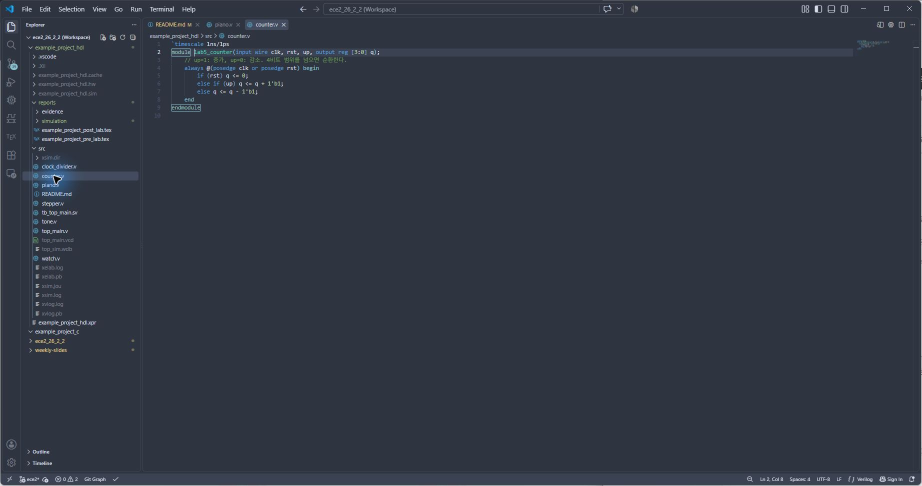
#> input picture example/fpga_projects_hdl/example_project_hdl/reports/evidence/exp16-source.png, 1843 x 971 px (shown at 1/2 size); its folder holds 4 pictures in this run
$ python prepare_evidence.py
#> lines starting #> are read from the running program, lines starting #| are printed output that depends on the picture; pictures that were not available may be replaced by others from this repository, and a replacement may not be noted
"""Crop real VS Code captures for print; keep the unmodified captures beside them."""
from pathlib import Path
from PIL import Image

root = Path(__file__).resolve().parent / 'evidence'
# Keep the editor breadcrumb and the relevant source lines. No pixels are redrawn.
bottom = {16:285, 17:560, 18:410, 19:610, 20:490, 21:585}
for n in range(16, 22):
    with Image.open(root / f'exp{n}-source.png') as im:
#> im is the input picture: PIL image 1843x971 RGB; mean R, G, B 48.1, 54.3, 66.5
        print(n, im.size)
#| 16 (1843, 971)
        im.crop((285, 62, 1120, bottom[n])).save(root / f'exp{n}-source-print.png')
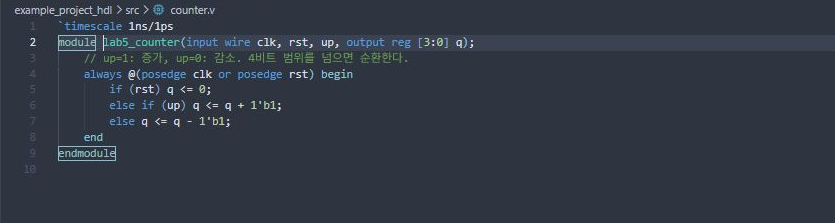
#> saved as exp16-source-print.png: PIL image 835x223 RGB; mean R, G, B 49, 55.9, 68.1
    with Image.open(root / f'exp{n}-wave.png') as im:
        im.crop((285, 62, 1835, 540)).save(root / f'exp{n}-wave-print.png')
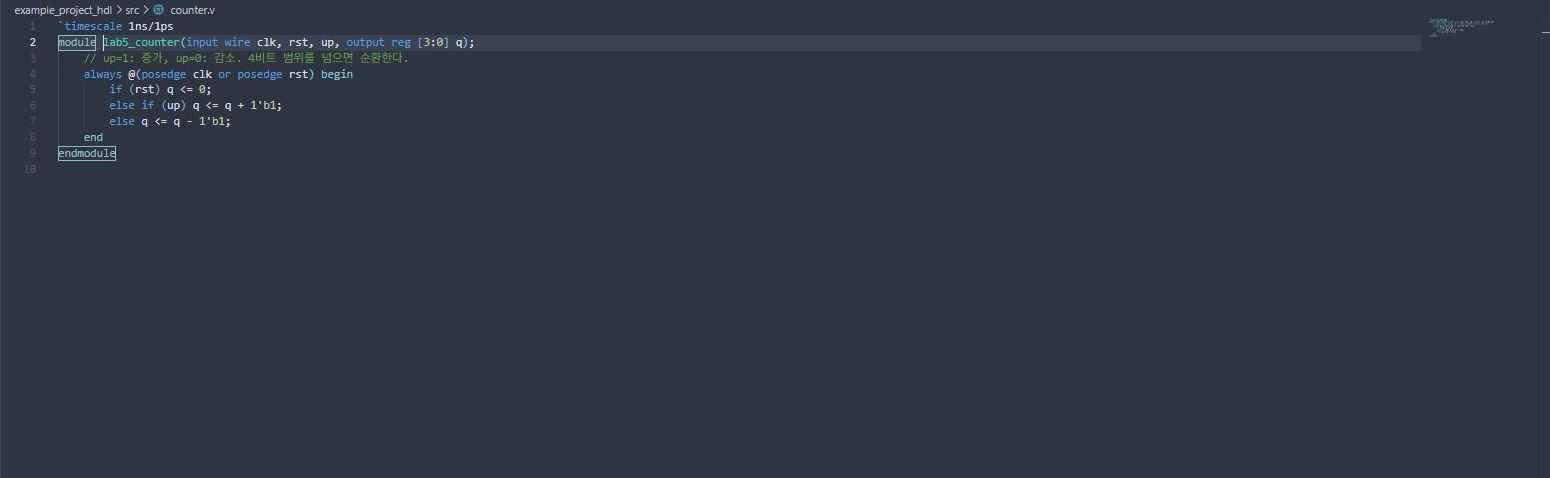
#> saved as exp16-wave-print.png: PIL image 1550x478 RGB; mean R, G, B 46.9, 53.2, 65.3
#> pass 2 of the loop `for n in range(16, 22):`:
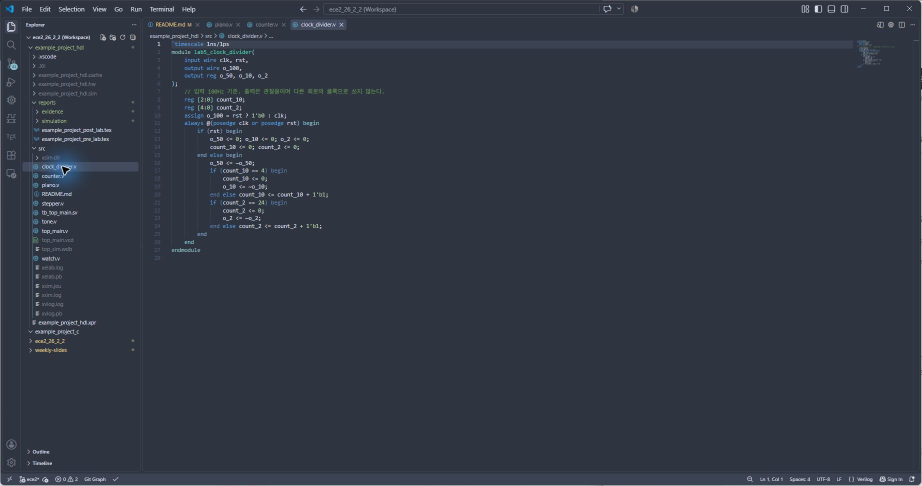
#> input picture example/fpga_projects_hdl/example_project_hdl/reports/evidence/exp17-source.png, 1843 x 971 px (shown at 1/2 size)
#> im is the input picture: PIL image 1843x971 RGB; mean R, G, B 48.5, 54.8, 66.9
#| 17 (1843, 971)
#> `im.crop((285, 62, 1120, bottom[n])).save(root / f'exp{n}-source-print...`:
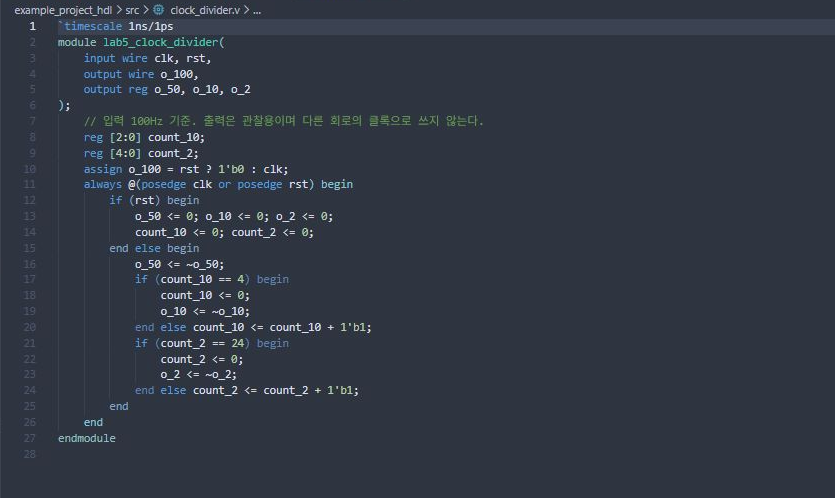
#> saved as exp17-source-print.png: PIL image 835x498 RGB; mean R, G, B 48.9, 55.5, 67.6
#> `im.crop((285, 62, 1835, 540)).save(root / f'exp{n}-wave-print.png')`:
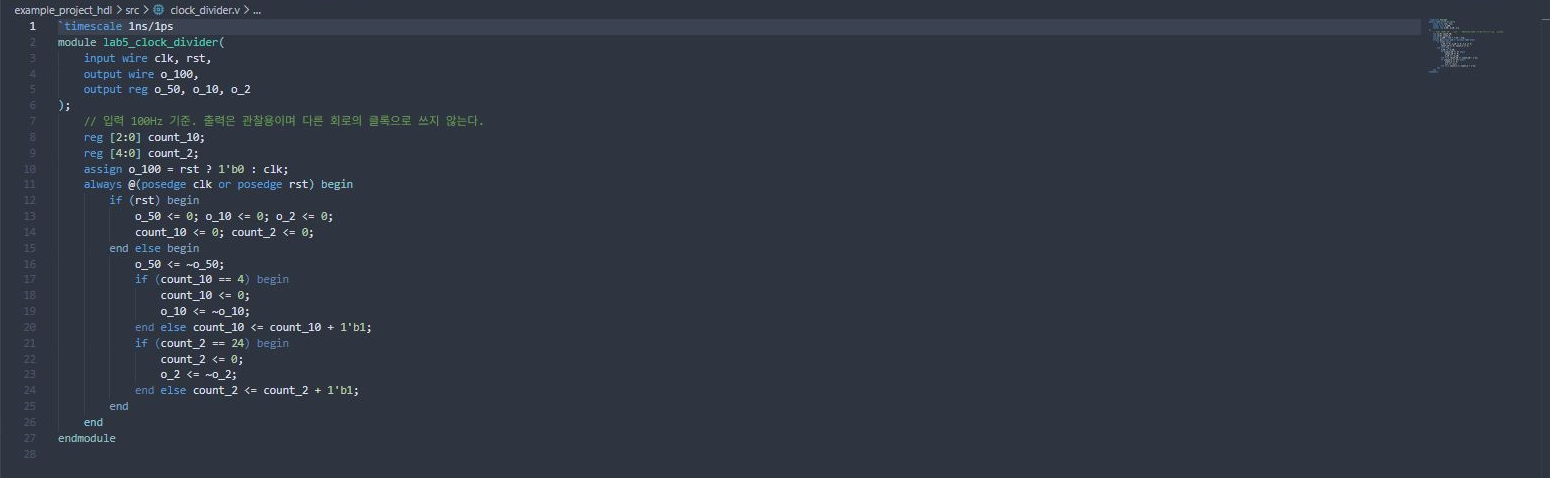
#> saved as exp17-wave-print.png: PIL image 1550x478 RGB; mean R, G, B 47.8, 54.2, 66.3
#> pass 3 of the loop `for n in range(16, 22):`:
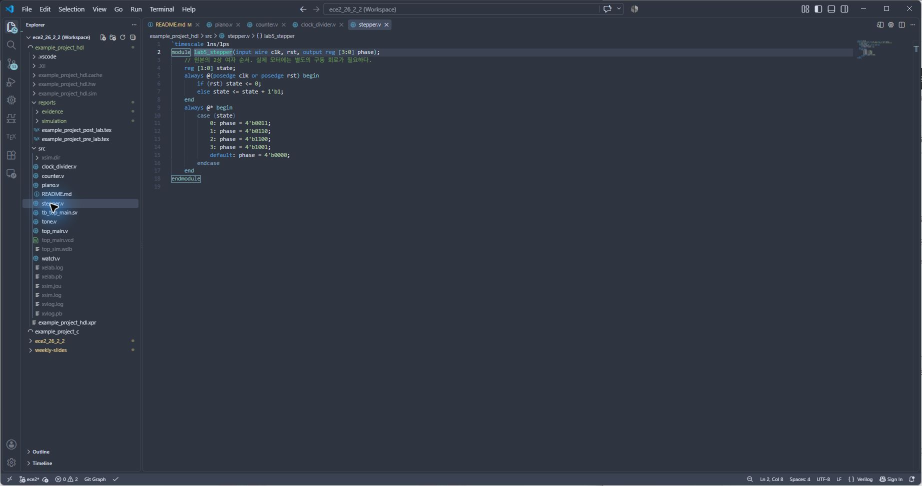
#> input picture example/fpga_projects_hdl/example_project_hdl/reports/evidence/exp18-source.png, 1843 x 971 px (shown at 1/2 size)
#> im is the input picture: PIL image 1843x971 RGB; mean R, G, B 48.4, 54.6, 66.8
#| 18 (1843, 971)
#> `im.crop((285, 62, 1120, bottom[n])).save(root / f'exp{n}-source-print...`:
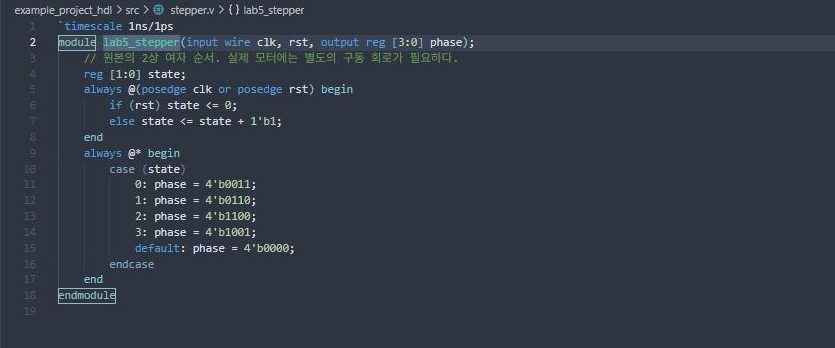
#> saved as exp18-source-print.png: PIL image 835x348 RGB; mean R, G, B 49.3, 56.1, 68.1
#> (the run stopped early here; a loop or call above may not have finished)
